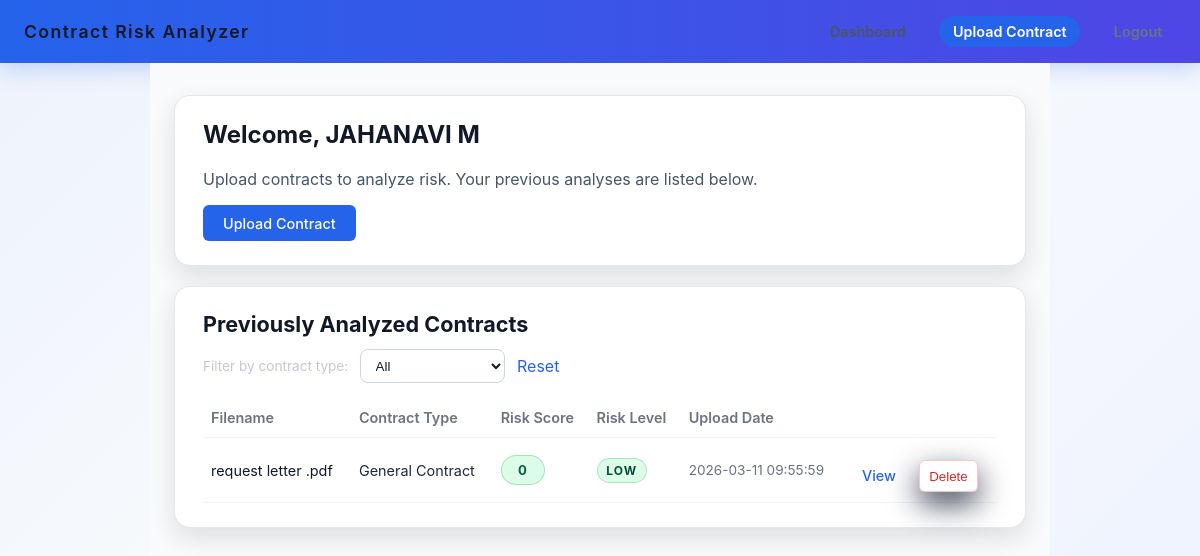
The page /dashboard (signed in) on the database as committed earlier.
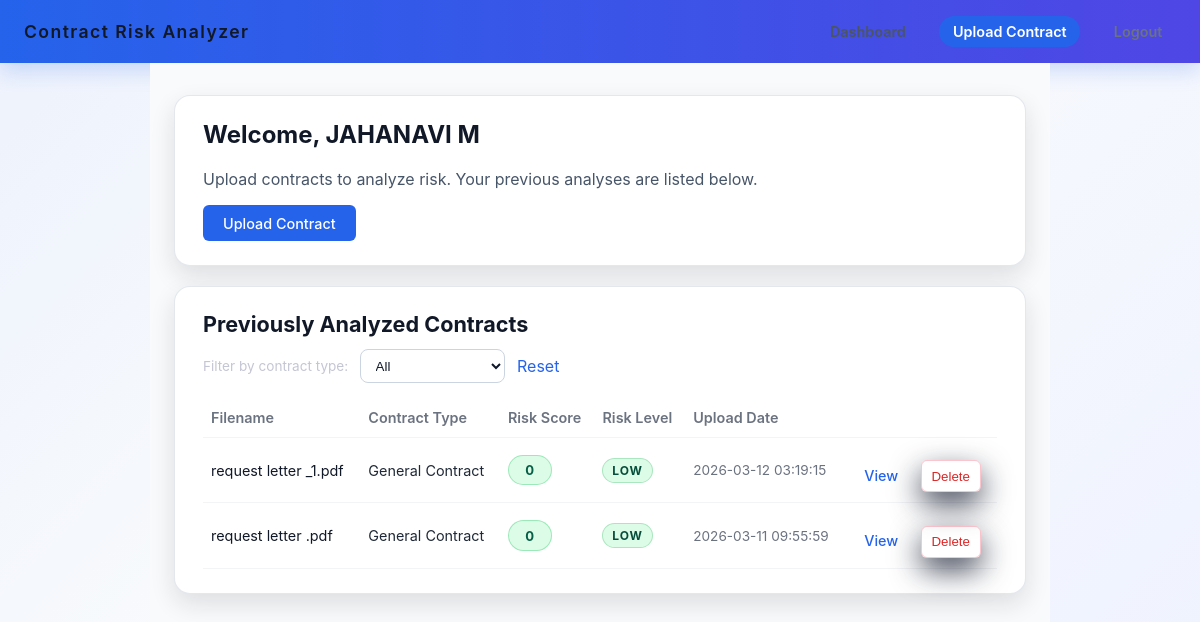
The same page on the database as committed later.
### tables this page shows
CREATE TABLE users (
            id INTEGER PRIMARY KEY AUTOINCREMENT,
            username TEXT NOT NULL UNIQUE,
            email TEXT NOT NULL UNIQUE,
            password_hash TEXT NOT NULL,
            created_at TIMESTAMP DEFAULT CURRENT_TIMESTAMP
        );

CREATE TABLE contracts (
            id INTEGER PRIMARY KEY AUTOINCREMENT,
            user_id INTEGER NOT NULL,
            filename TEXT NOT NULL,
            risk_score INTEGER NOT NULL,
            analysis_result TEXT,
            upload_date TIMESTAMP DEFAULT CURRENT_TIMESTAMP,
            summary TEXT,
            risk_factors TEXT,
            recommendations TEXT,
            clause_classification TEXT, contract_type TEXT DEFAULT 'General Contract',
            FOREIGN KEY (user_id) REFERENCES users(id)
        );

### app.py (the view)
    @app.route("/dashboard")
    @login_required
    def dashboard():
        contract_type = request.args.get("type", "all")
        contracts = get_user_contracts(current_user.id)
        if contract_type and contract_type != "all":
            contracts = [c for c in contracts if c.get("contract_type", "General Contract") == contract_type]
        unique_types = sorted({c.get("contract_type", "General Contract") for c in get_user_contracts(current_user.id)})
        return render_template("dashboard.html", contracts=contracts, selected_type=contract_type, contract_types=unique_types)

### database.py (called while the page is built, shortened)
def get_db_connection():
    conn = sqlite3.connect(DB_PATH)
    conn.row_factory = sqlite3.Row
    return conn

def get_user_contracts(user_id: int) -> List[Dict[str, Any]]:
    conn = get_db_connection()
    cur = conn.cursor()
    rows = cur.execute(
        "SELECT id, user_id, filename, risk_score, contract_type, upload_date, analysis_result FROM contracts WHERE user_id = ? ORDER BY upload_date DESC",
        (user_id,),
    ).fetchall()
    contract_rows = []
    for row in rows:
        data = dict(row)
        contract_rows.append(data)
    conn.close()
    return contract_rows

    @staticmethod
    def from_row(row: sqlite3.Row) -> "User":
        return User(
            id=row["id"],
            username=row["username"],
            email=row["email"],
            password_hash=row["password_hash"],
        )

### templates/dashboard.html (shortened to what this page needs)
<!DOCTYPE html>
<html lang="en">
<head>
    <link rel="stylesheet" href="{{ url_for('static', filename='style.css') }}">
</head>
<body class="page-dashboard">
    <header class="dashboard-header">
        <div class="dashboard-brand">Contract Risk Analyzer</div>
        <nav class="dashboard-nav">
            <a href="{{ url_for('dashboard') }}">Dashboard</a>
            <a href="{{ url_for('upload') }}" class="nav-upload">Upload Contract</a>
            <a href="{{ url_for('logout') }}" class="nav-logout">Logout</a>
        </nav>
    </header>
    <main class="dashboard-main">
        <section class="card card-welcome">
            <h1>Welcome, {{ current_user.username }}</h1>
            <p>Upload contracts to analyze risk. Your previous analyses are listed below.</p>
            <a href="{{ url_for('upload') }}" class="btn-upload">Upload Contract</a>
        </section>
        <section class="card card-contracts">
            <h2>Previously Analyzed Contracts</h2>
            <form method="get" class="filter-form" style="margin-bottom: 1rem; display: flex; gap: 0.75rem; align-items: center;">
                <label for="type">Filter by contract type:</label>
                <select name="type" id="type" onchange="this.form.submit()" style="border: 1px solid #cbd5e1; border-radius: 8px; padding: 0.45rem 0.65rem; background: #fff; color: #0f172a;">
                    <option value="all" {% if selected_type == 'all' %}selected{% endif %}>All</option>
                </select>
                <a href="{{ url_for('dashboard') }}" style="color: #2563eb;">Reset</a>
            </form>
            {% if contracts %}
                <div class="table-wrap">
                    <table class="contracts-table">
                        <thead>
                            <tr>
                                <th>Filename</th>
                                <th>Contract Type</th>
                                <th>Risk Score</th>
                                <th>Risk Level</th>
                                <th>Upload Date</th>
                                <th></th>
                            </tr>
                        </thead>
                        <tbody>
                            {% for c in contracts %}
                            {% set c_level = 'Low' if c.risk_score < 30 else 'Medium' if c.risk_score < 60 else 'High' %}
                            <tr>
                                <td class="cell-filename">{{ c.filename }}</td>
                                <td class="cell-contract-type">{{ c.contract_type|default('General Contract') }}</td>
                                <td>
                                    <span class="risk-badge risk-{{ c_level|lower }}">
                                        {{ c.risk_score }}
                                    </span>
                                </td>
                                <td>
                                    <span class="risk-status risk-status-{{ c_level|lower }}">{{ c_level }}</span>
                                </td>
                                <td class="cell-date">{{ c.upload_date }}</td>
                                <td>
                                    <a href="{{ url_for('results', contract_id=c.id) }}" class="link-view">View</a>
                                    <form method="post" action="{{ url_for('delete_contract', contract_id=c.id) }}" style="display:inline; margin-left:0.5rem;">
                                        <button type="submit" class="link-view delete-btn" onclick="return confirm('Delete this analysis and PDF file?');">Delete</button>
                                    </form>
                                </td>
                            </tr>
                            {% endfor %}
                        </tbody>
                    </table>
                </div>
            {% else %}
                <p class="empty-state">No contracts yet. Click “Upload Contract” to analyze your first document.</p>
            {% endif %}
        </section>
    </main>
</body>
</html>

### static/style.css (style rules this page uses)
*, *::before, *::after { box-sizing: border-box; }
body { margin: 0; font-family: "Inter", "Segoe UI", Roboto, Helvetica, Arial, sans-serif; background: linear-gradient(135deg, #edf2fc 0%, #f8fafc 40%, #eef2ff 100%); color: #1f2937; min-height: 100vh; }
:root { --card-bg: #ffffff; --text-main: #0f172a; --text-muted: #475569; --border: rgba(148, 163, 184, 0.25); --accent: #1d4ed8; }
a { color: #2563eb; text-decoration: none; transition: color 0.2s ease; }
* { box-sizing: border-box; }
label { font-size: 0.85rem; color: #c4c6d4; }
button { margin-top: 0.75rem; padding: 0.65rem 0.75rem; border-radius: 999px; border: none; background: linear-gradient(135deg, #4f46e5, #06b6d4); color: #f9fafb; font-weight: 600; cursor: pointer; box-shadow: 0 12px 30px rgba(15, 23, 42, 0.8); transition: transform 0.12s ease, box-shadow 0.12s ease, filter 0.12s ease; }
.card { background: var(--card-bg); border-radius: 16px; padding: 1.5rem 1.75rem; box-shadow: 0 10px 25px rgba(15, 23, 42, 0.12); border: 1px solid var(--border); margin-bottom: 1.25rem; transition: box-shadow 0.25s ease, transform 0.25s ease; }
.card h2 { font-size: 1.35rem; margin-bottom: 0.75rem; color: var(--text-main); }
.card p, .card li { color: var(--text-muted); }
.card h1, .card h2 { margin-top: 0; color: #111827; }
.risk-status { display: inline-flex; align-items: center; padding: 0.25rem 0.55rem; border-radius: 999px; font-size: 0.75rem; font-weight: 700; text-transform: uppercase; letter-spacing: 0.08em; border: 1px solid transparent; }
.risk-status-low { color: #064e3b; background-color: #dcfce7; border-color: rgba(22, 163, 74, 0.25); }
.results-main, .dashboard-main { max-width: 960px; margin: 1.5rem auto 3rem; padding: 0 1rem; }
.risk-badge { display: inline-flex; align-items: center; justify-content: center; min-width: 2.75rem; padding: 0.4rem 0.8rem; border-radius: 999px; font-size: 0.82rem; font-weight: 700; letter-spacing: 0.04em; text-transform: uppercase; }
.risk-low { background: #dcfce7; color: #065f46; border: 1px solid rgba(34, 197, 94, 0.35); }
.dashboard-header { display: flex; justify-content: space-between; align-items: center; padding: 1rem 1.5rem; background: linear-gradient(90deg, #2563eb, #4f46e5); border-bottom: 0; color: #f8fafc; box-shadow: 0 8px 20px rgba(37, 99, 235, 0.2); }
.dashboard-brand { font-size: 1.25rem; font-weight: 700; letter-spacing: 0.08em; color: #fff; }
.dashboard-nav a { color: #eef2ff; font-weight: 600; padding: 0.45rem 0.85rem; border-radius: 999px; transition: background 0.2s ease; }
.dashboard-brand { font-size: 1.1rem; font-weight: 600; color: #111827; }
.dashboard-nav { display: flex; align-items: center; gap: 1.25rem; }
.dashboard-nav a { color: #4b5563; font-size: 0.9rem; text-decoration: none; }
.nav-upload { padding: 0.4rem 0.85rem; background: #2563eb; color: #fff !important; border-radius: 6px; }
.nav-logout { color: #6b7280 !important; }
.dashboard-main { max-width: 900px; margin: 0 auto; padding: 2rem 1.5rem; min-height: calc(100vh - 60px); background: #f9fafb; }
.btn-upload { display: inline-block; padding: 0.6rem 1.25rem; background: #2563eb; color: #fff; font-size: 0.9rem; font-weight: 500; border-radius: 6px; text-decoration: none; }
.contracts-table { width: 100%; border-collapse: collapse; font-size: 0.9rem; }
.contracts-table th, .contracts-table td { padding: 0.65rem 0.5rem; text-align: left; border-bottom: 1px solid #f3f4f6; }
.contracts-table th { font-weight: 600; color: #6b7280; }
.cell-filename { color: #111827; }
.cell-date { color: #6b7280; font-size: 0.85rem; }
.link-view, .delete-btn { display: inline-flex; align-items: center; justify-content: center; height: 2rem; min-width: 2.5rem; padding: 0 0.6rem; color: #2563eb; text-decoration: none; font-weight: 500; border: 1px solid transparent; background: transparent; border-radius: 6px; cursor: pointer; }
.delete-btn { color: #dc2626; border-color: rgba(244, 63, 94, 0.3); }

Rows that differ between the two databases and show on the page:
added contracts: filename "request letter _1.pdf", contract_type "General Contract", risk_score "0", c_level "LOW", upload_date "2026-03-12 03:19:15"
